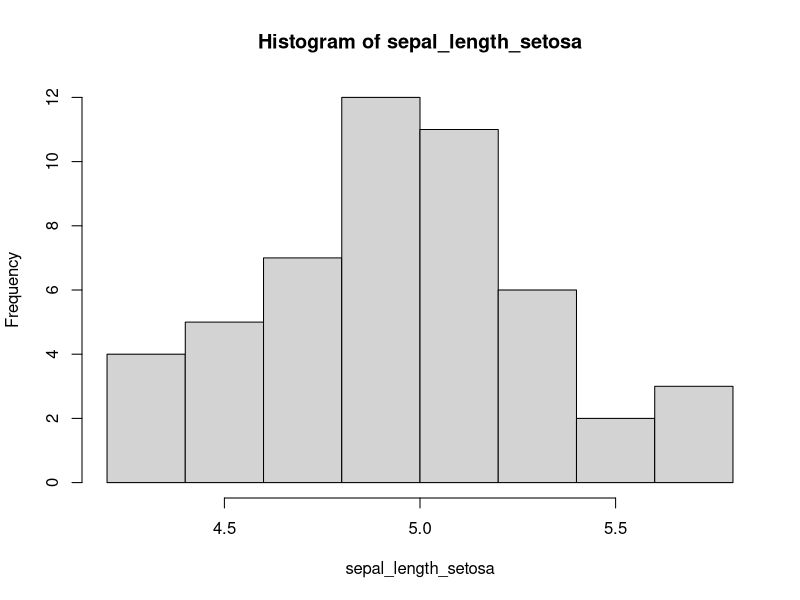
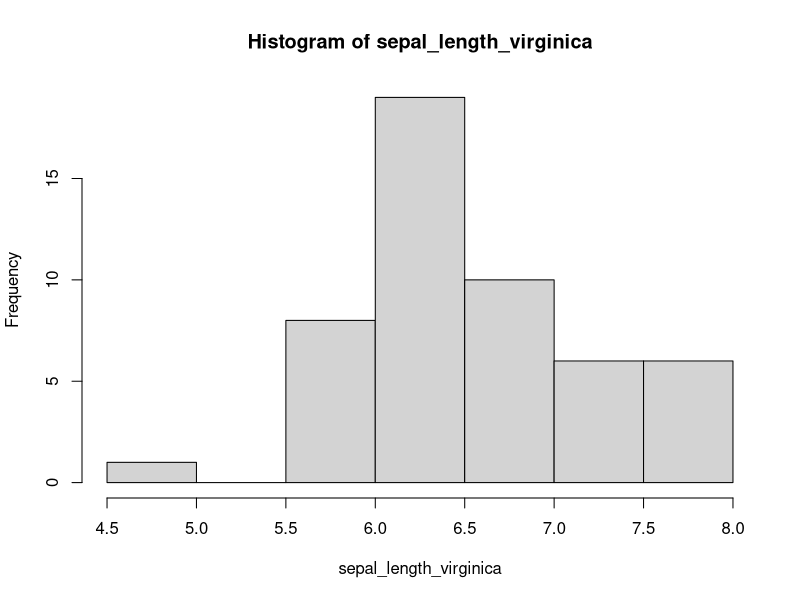
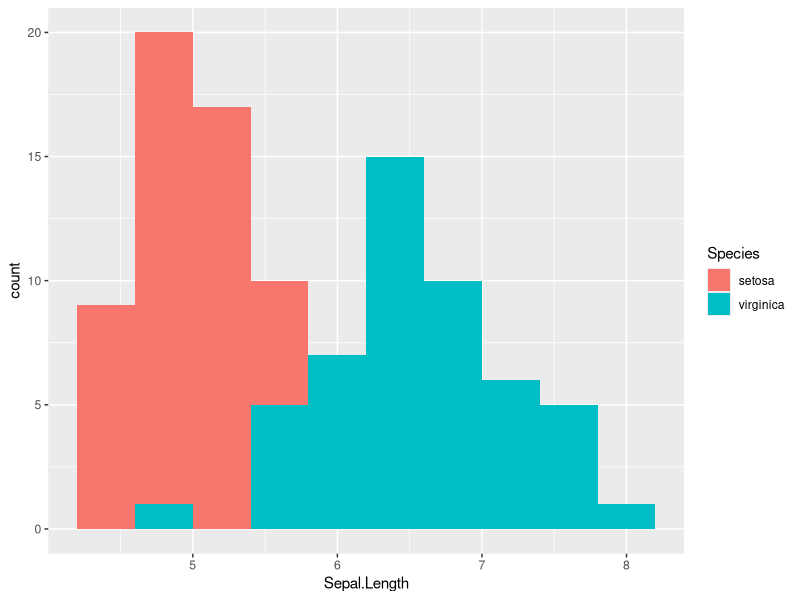
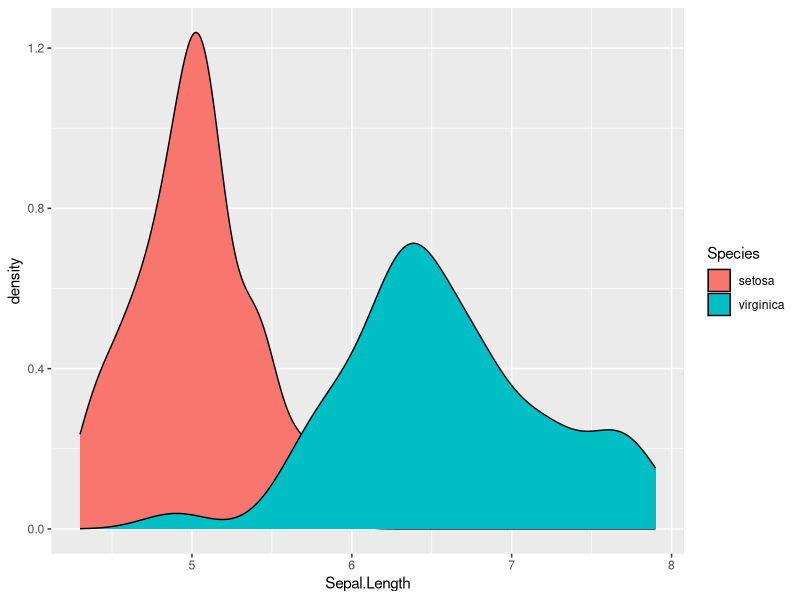

Recreate these plots in R, in order.

data(iris)  # laster inn datasettet
summary(iris)

sepal_length_setosa = iris$Sepal.Length[iris$Species == "setosa"]
sepal_length_virginica = iris$Sepal.Length[iris$Species == "virginica"]

# enkel plotting
hist(sepal_length_setosa)
hist(sepal_length_virginica)

# litt mer avansert plotting
library(ggplot2)
ggplot(data = iris[iris$Species != "versicolor",], aes(x = Sepal.Length, fill = Species)) + 
  geom_histogram(bins = 10)

ggplot(data = iris[iris$Species != "versicolor",], aes(x = Sepal.Length, fill = Species)) + 
  geom_density()





# test forskjell i varianser
?var.test

var.test(sepal_length_setosa, sepal_length_virginica)

# kritiske verdier
qf(0.975, 49, 49, lower.tail = FALSE)
qf(0.025, 49, 49, lower.tail = FALSE)

Fobs = var(sepal_length_setosa)/var(sepal_length_virginica)
Fobs

# konfidensintervall
Fobs*qf(0.975, 49, 49, lower.tail = FALSE) # husk å holde styr på m og n (like her)
Fobs*qf(0.025, 49, 49, lower.tail = FALSE)





# Problemer med å bruke F-test for å avgjøre hvilken t-test vi skal bruke
# Like forventningsverdier, ulike varianser
nsim = 100000
p_val = c()
n = 6; m = 7 # som i høydehus-dataene fra forelesning 5
f_critical_l = qf(0.975, n-1, m-1, lower.tail = FALSE)
f_critical_u = qf(0.025, n-1, m-1, lower.tail = FALSE)

for(i in 1:nsim){
  xvec = rnorm(n,15,2)
  yvec = rnorm(m,15,1)
  sx2 = var(xvec)
  sy2 = var(yvec)
  fobs = sx2/sy2
  if((fobs < f_critical_u) & (fobs > f_critical_l)){ # ikke forkast, anta lik varians
    p_val[i] = t.test(xvec,yvec, var.equal = TRUE, conf.level = 0.05)$p.value
  }else{
    p_val[i] = t.test(xvec,yvec, var.equal = FALSE, conf.level = 0.05)$p.value
  }
}

mean(p_val < 0.05, na.rm = TRUE)
